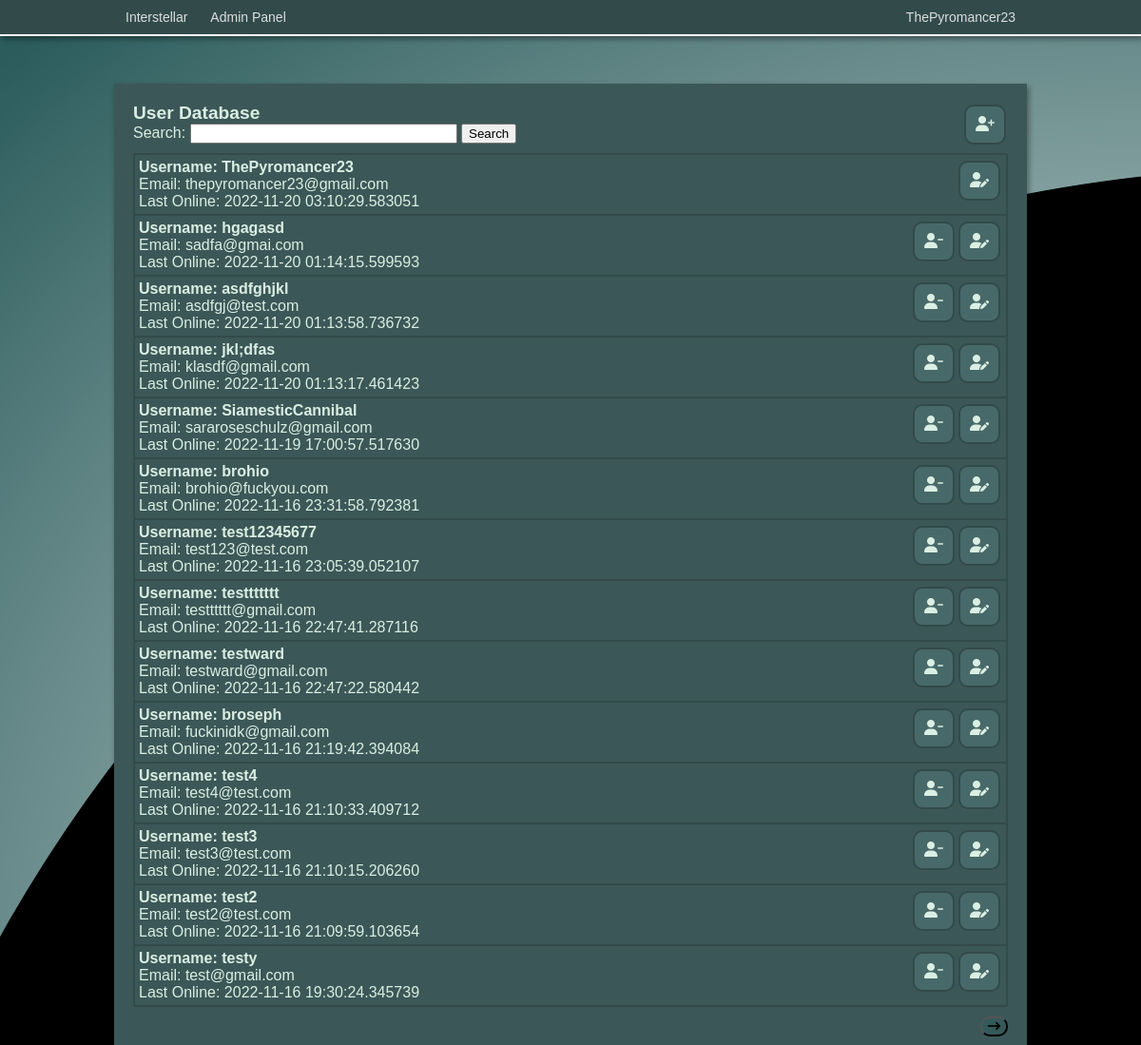
The app's page /admin/users/1 (signed in), older data.
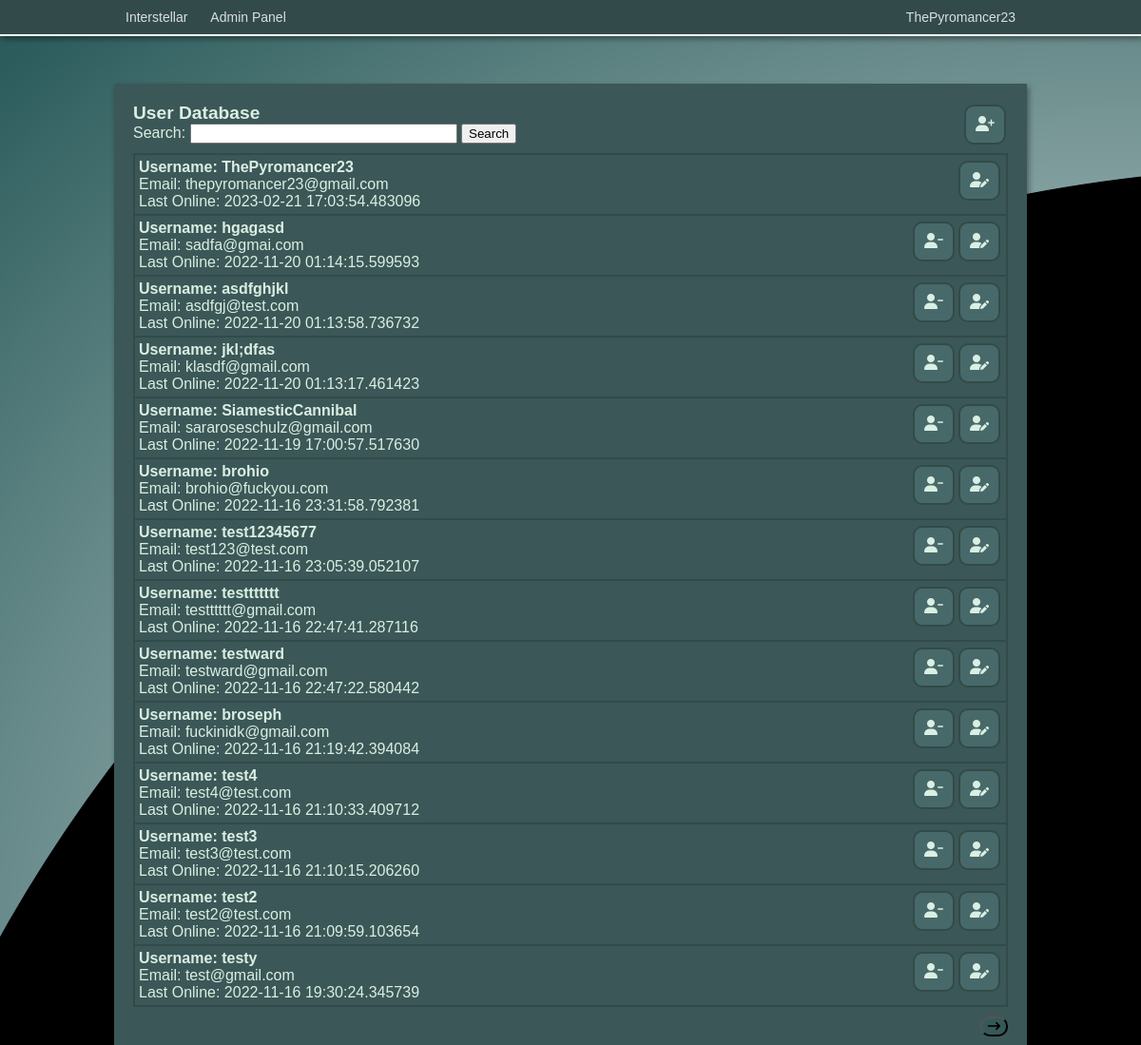
The same page, newer data.
### app/models.py (models this page shows, shortened)
class User(UserMixin, db.Model):
    id = db.Column(db.Integer, primary_key=True)
    username = db.Column(db.String(64), index=True, unique=True)
    email = db.Column(db.String(120), index=True, unique=True)
    password_hash = db.Column(db.String(128))
    privilege_level = db.Column(db.Integer, default=1)
    last_online = db.Column(db.DateTime, default=datetime.utcnow)
    created_storylets = db.relationship('Storylet', backref='author', lazy='dynamic')

### app/admin/routes.py (the view)
@bp.route('/users/<pagenum>', methods=['GET', 'POST'])
@login_required
def users(pagenum):
    if current_user.privilege_level > 1:
        form = SearchForm()
        result = False
        search = request.args.get('search', None, type=str)
        if form.q.data != None:
            query = form.q.data
            users = db.session.query(User).filter(User.username.ilike("%"+query+"%")).all()
            result = True
        elif search != None:
            users = db.session.query(User).filter(User.username.ilike("%"+search+"%")).all()
            result = True
            form.q.data = search
        else:
            users = db.session.query(User).order_by(User.last_online.desc()).all()
        if len(users) <= (int(pagenum)-1) * 20:
            return redirect(url_for('admin.users', pagenum=int(pagenum)-1, search=search))
        if len(users) == 0:
            flash("No search results found.")
            return redirect(url_for('admin.users', pagenum=1))
        return render_template('users.html', listing=PageResult(users, int(pagenum)), form=form, result=result, query=form.q.data)
    else:
        return redirect(url_for('index'))

### app/admin/forms.py
class SearchForm(FlaskForm):
    q= StringField('Search:')
    submit = SubmitField('Search')

### app/admin/classes.py (called while the page is built)
    def __iter__(self):
        for i in self.full_listing[self.page-1]:
            yield i

    def __repr__(self):
        return url_for('admin.users', pagenum=self.page+1)

### app/models.py (called while the page is built)
@login.user_loader
def load_user(id):
    return User.query.get(int(id))

### app/routes.py (called while the page is built)
@app.before_request
def before_request():
    if current_user.is_authenticated:
        current_user.last_online = datetime.utcnow()
        db.session.commit()

### app/admin/templates/users.html (shortened to what this page needs)
<!DOCTYPE html>
<html>
<head>
    <link rel="stylesheet" href="{{ url_for('admin.static', filename='css/admin.css') }}">
</head>
<body>
{% include 'navbar.html' %}
<div class="pageblock"></div>
<div style="width: 960px; margin: auto;">
    <div style="padding: 20px;" class="game boxshadow">
        <a class="adm-btn-link" href="{{ url_for('admin.create_user') }}"><div><i class="fa-solid fa-user-plus"></i></div></a>
        <h2>User Database</h2>
        <form action="" method="post">
            <p>{{ form.q.label }} {{ form.q(size=32) }} {{ form.submit() }}</p>
        </form>
        <div id="userdb" style="display: relative;">
            {% for user in listing %}
            <div class="user-container">
                <a class="adm-btn-link" href="{{ url_for('admin.edit_user', id=user.id) }}"><div><i class="fa-solid fa-user-pen"></i></div></a>
                {% if user.id != 1 %}<a class="adm-btn-link confirmation" href="{{ url_for('admin.delete_user', id=user.id) }}"><div><i class="fa-solid fa-user-minus"></i></div></a>{% endif %}
                <p style="font-weight: bold; font-size: 16px;">Username: {{ user.username}}</p>
                <p>Email: {{ user.email }}</p>
                <p>Last Online: {{ user.last_online}}</p>
            </div>
            {% endfor %}
        </div>
        <div style="margin-top: 10px; margin-bottom: 20px;" class="pagination">
            {% if result %}
                {% if listing.page != 1 %}
                <a href="{{ url_for('admin.users', pagenum=listing.page-1, search=query) }}"><button style="float: left; background-color: #355959; border-radius: 10px"><i class="fa-solid fa-arrow-left-long"></i></button></a>
                {% endif %}
                <a href="{{ url_for('admin.users', pagenum=listing.page+1, search=query) }}"><button style="float: right; background-color: #355959; border-radius: 10px"><i class="fa-solid fa-arrow-right-long"></i></button></a>
            {% else %}
                <a href="{{ listing }}"><button style="float: right; background-color: #355959; border-radius: 10px"><i class="fa-solid fa-arrow-right-long"></i></button></a>
            {% endif %}
        </div>
    </div>
</div>
</body>
</html>

### app/templates/navbar.html (shortened to what this page needs)
<div class="navbar boxshadow">
    <div class="navbar-inner">
        <a class="nav-link" href="{{ url_for('index') }}">Interstellar</a>
        {% if current_user.is_authenticated %}
            <div class="dropdown-container">
                <div class="ddbtn nav-link">{{current_user.username}}</div>
                </div>
            </div>
            {% if current_user.privilege_level > 1 %}
            <div style="float: left;" class="dropdown-container">
                <a href="{{ url_for('admin.admin') }}"><div class="ddbtn nav-link">Admin Panel</div></a>
                </div>
            </div>
            {% endif %}
        {% endif %}

Row changes from the older to the newer data that the page shows:
changed User "ThePyromancer23": last_online "2022-11-20 03:10:29.583051" → "2023-02-21 17:03:54.483096"
